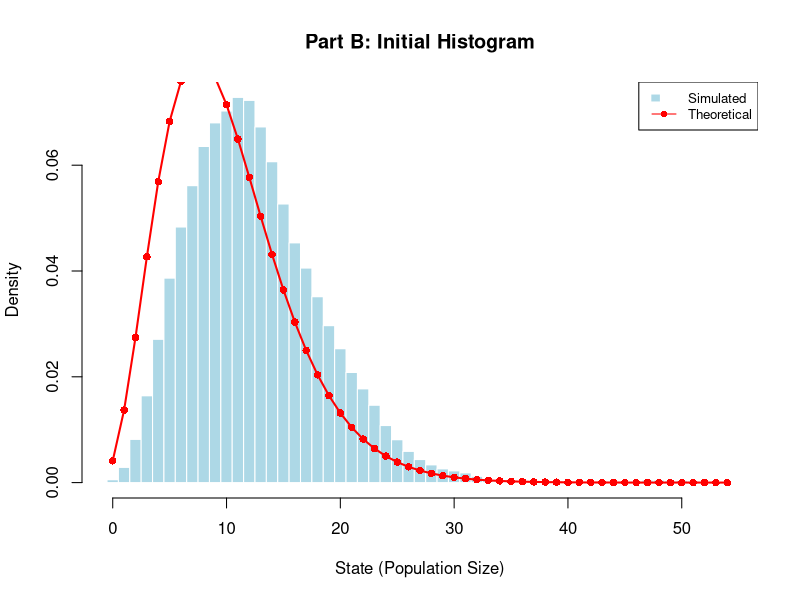
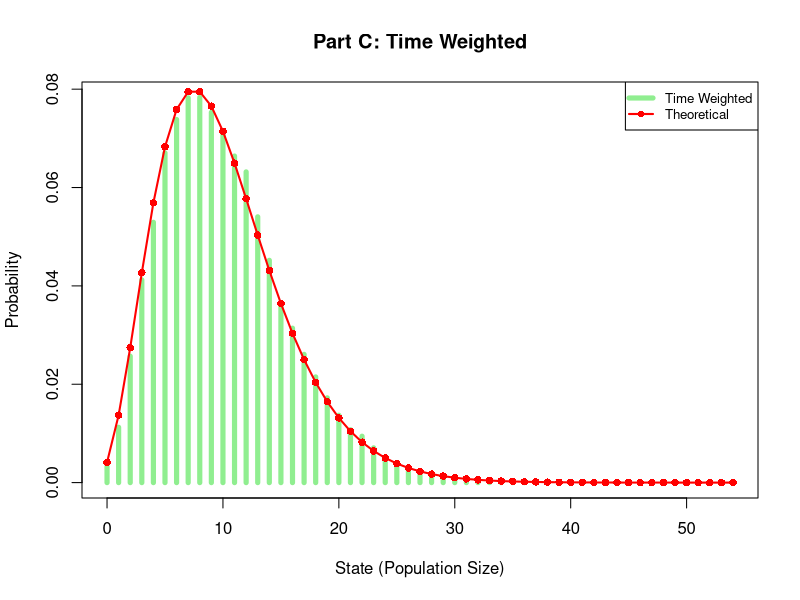

Reproduce these figures in R, in order.
# Use of generative AI to help with data handling

make_update_state <- function(S){
  fn_update_state <- function(X, time, j){
    X <- X + S[,j]
    return(X)
  }
  return(fn_update_state)
}

make_sim_one_event <- function(fn_rate, fn_update_state){
  fn_sim_one_event <- function(X, time, params){
    rate <- fn_rate(X, time, params)
    
    # Simulate time until next event
    u1 <- runif(1)
    t_next <- -log(u1)/sum(rate)
    
    # Determine what type of event next event is
    u2 <- runif(1)
    j <- min(which(u2 < cumsum(rate/sum(rate))))
    
    # Update state
    X <- fn_update_state(X, time, j)
    
    # Update time
    time <- time + t_next
    
    return(list(X = X, time = time, rate = rate))
  }
  return(fn_sim_one_event)
}

SSA <- function(X_0, fn_rate, fn_update_state, fn_make_sim_one_event, params, end_time){
  time <- 0
  i <- 1
  t_vec <- numeric(0)
  X_list <- vector("list", 0)
  
  t_vec[i] <- time
  X_list[[i]] <- X_0
  X <- X_0
  
  fn_sim_one_event <- fn_make_sim_one_event(fn_rate, fn_update_state)
  
  while (time < end_time && !all(fn_rate(X, time, params)==0)){
    res <- fn_sim_one_event(X, time, params)
    X <- res$X
    time <- res$time
    
    if (time < end_time){
      t_vec[i+1] <- time
      # Store value of state
      X_list[[i+1]] <- X
      i <- i+1
    }
  }
  X_arr <- do.call(cbind, X_list)
  return(list(X = X_arr, t = t_vec))
}

# PART A
fn_rate <- function(X, time, params){
  rate_birth <- params$lambda * X[1]
  rate_death <- params$mu * X[1]
  rate_immig <- params$nu
  return(c(rate_birth, rate_death, rate_immig))
}

S <- matrix(c(1, -1, 1), nrow = 1, ncol = 3)
fn_update_state <- make_update_state(S)

X_0 <- matrix(3, nrow = 1, ncol = 1) 
params <- list(lambda = 0.2, mu = 0.3, nu = 1)
end_time <- 10000

set.seed(123456)
sim_results <- SSA(X_0, fn_rate, fn_update_state, make_sim_one_event, params, end_time)

X_vec <- as.numeric(sim_results$X)

# PART B
max_x <- max(X_vec)
x_vals <- 0:max_x

r_size <- params$nu / params$lambda
p_prob <- 1 - (params$lambda / params$mu)
pi_theoretical <- dnbinom(x_vals, size = r_size, prob = p_prob)

hist(X_vec, breaks = seq(-0.5, max_x + 0.5, by = 1), probability = TRUE,
     main = "Part B: Initial Histogram", 
     xlab = "State (Population Size)", col = "lightblue", border = "white")
lines(x_vals, pi_theoretical, type = "o", col = "red", lwd = 2, pch = 16)
legend("topright", legend = c("Simulated", "Theoretical"),
       fill = c("lightblue", NA), border = c("white", NA),
       lty = c(NA, 1), pch = c(NA, 16), col = c(NA, "red"), cex = 0.8)

# PART C
t_vec <- sim_results$t
t_vec_extended <- c(t_vec, end_time)
waiting_times <- diff(t_vec_extended)

empirical_probs <- numeric(max_x + 1)
for (i in 0:max_x) {
  empirical_probs[i + 1] <- sum(waiting_times[X_vec == i]) / end_time
}

plot(x_vals, empirical_probs, type = "h", lwd = 5, col = "lightgreen",
     main = "Part C: Time Weighted", 
     xlab = "State (Population Size)", ylab = "Probability")
lines(x_vals, pi_theoretical, type = "o", col = "red", lwd = 2, pch = 16)
legend("topright", legend = c("Time Weighted", "Theoretical"),
       col = c("lightgreen", "red"), lwd = c(5, 2), pch = c(NA, 16), cex = 0.8)
